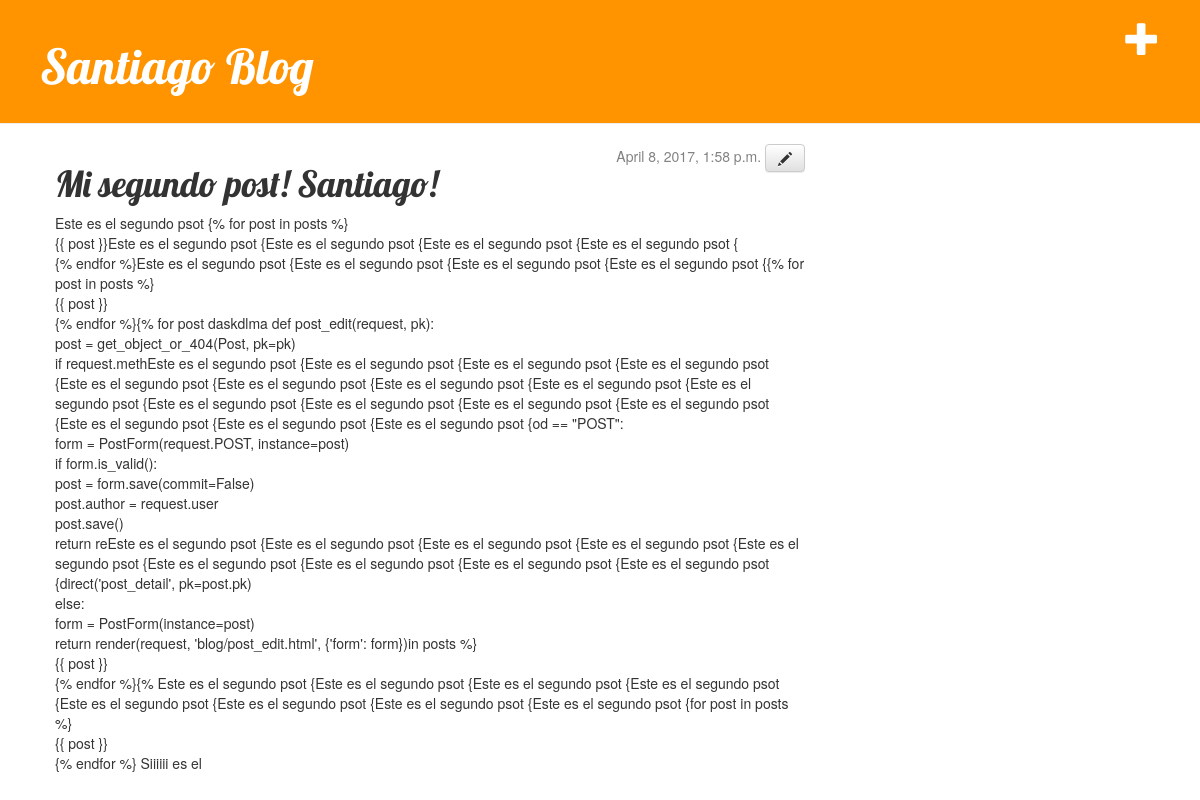
The app's page /post/2/ with its own data.
### blog/models.py (models this page shows, shortened)
class Post(models.Model):
    author = models.ForeignKey('auth.User')
    title = models.CharField(max_length=200)
    text = models.TextField()
    created_date = models.DateTimeField(
            default=timezone.now)
    published_date = models.DateTimeField(
            blank=True, null=True)

### blog/views.py (the view)
# urls.py: url(r'^post/(?P<pk>[0-9]+)/$', views.post_detail, name='post_detail'),
def post_detail(request, pk):
	post = get_object_or_404(Post, pk=pk)
	return render(request, 'blog/post_detail.html', {'post': post})

### blog/templates/blog/post_detail.html
{% extends 'blog/base.html' %}
{% block content %}
    <div class="date">
    {% if post.published_date %}
        {{ post.published_date }}
    {% endif %}
    <a class="btn btn-default" href="{% url 'post_edit' pk=post.pk %}"><span class="glyphicon glyphicon-pencil"></span></a>
    </div>
    <h1>{{ post.title }}</h1>
    <p>{{ post.text|linebreaksbr }}</p>
{% endblock %}

### blog/static/css/blog.css (style rules this page uses)
h1, h2, h3, h4 { font-family: 'Lobster', cursive; }
.date { float: right; color: #828282; }

### records on screen
Post: published_date "April 8, 2017, 1:58 p.m.", title "Mi segundo post! Santiago!", text "Este es el segundo psot {% for post in posts %} {{ post }}Este es el segundo psot {Este es el segundo psot {Este es el segundo psot {Este es el segundo psot { {% endfor %}Este es el segundo psot {Este es el segundo psot {Este es el segundo psot {Este es el segundo psot {{% for post in posts %} {{ post }} {% endfor %}{% for post daskdlma def post_edit(request, pk): post = get_object_or_404(Post, pk=pk) if request.methEste es el segundo psot {Este es el segundo psot {Este es el segundo psot {Este es el segundo psot {Este es el segundo psot {Este es el segundo psot {Este es el segundo psot {Este es el segundo psot {Este es el segundo psot {Este es el segundo psot {Este es el segundo psot {Este…"
